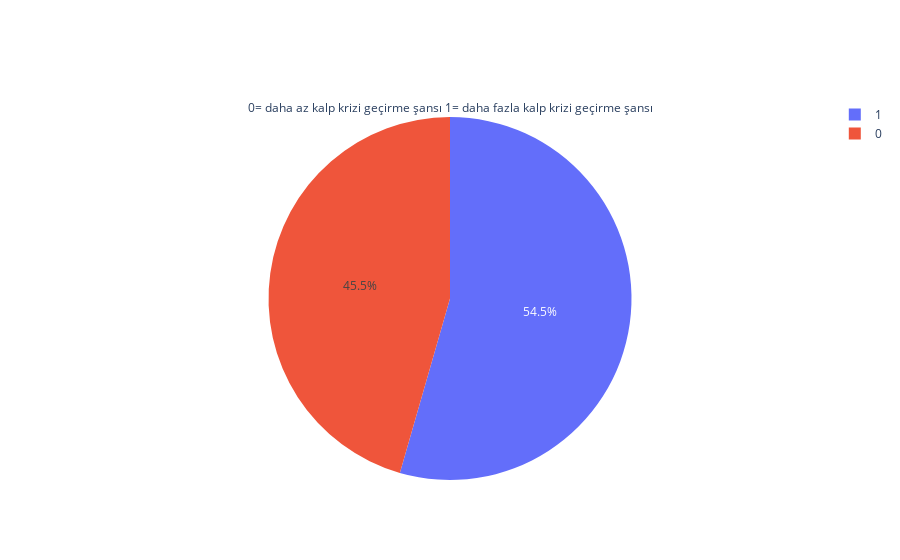

Notebook cell for this chart:
### Code cell
output = df.output.value_counts()
fig = go.Figure(data=[go.Pie(labels=output.index, values=output.values,title="0= daha az kalp krizi geçirme şansı 1= daha fazla kalp krizi geçirme şansı")])
fig.show()

### Figure 1 — Plotly figure (JSON) as saved in the notebook; plotly's stock layout.template omitted (floating-point values rounded to 4 significant figures)
{"data": [{"labels": [1, 0], "title": {"text": "0= daha az kalp krizi geçirme şansı 1= daha fazla kalp krizi geçirme şansı"}, "type": "pie", "values": [165, 138]}], "layout": {"autosize": true}}
